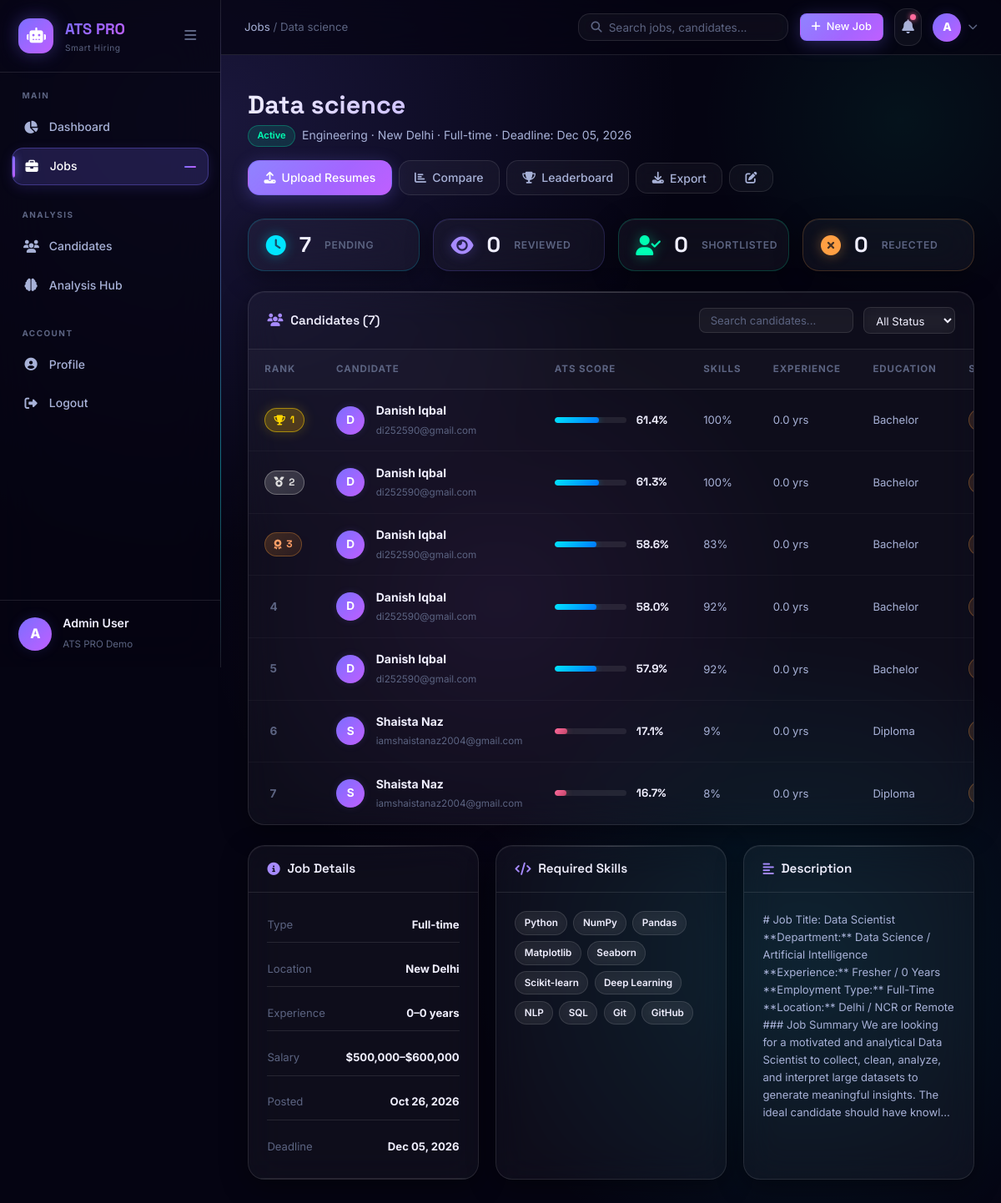
Screenshot of /jobs/4 (signed in) with the database file from the repository.
### app/models.py (models this page shows, shortened)
class User(UserMixin, db.Model):
    __tablename__ = "users"
    id = db.Column(db.Integer, primary_key=True)
    name = db.Column(db.String(150), nullable=False)
    email = db.Column(db.String(150), unique=True, nullable=False)
    password_hash = db.Column(db.String(256), nullable=False)
    role = db.Column(db.String(50), default="recruiter")  # admin, recruiter
    company = db.Column(db.String(200))
    created_at = db.Column(db.DateTime, default=datetime.utcnow)
    is_active = db.Column(db.Boolean, default=True)
    jobs = db.relationship("Job", backref="creator", lazy=True, cascade="all, delete-orphan")

class Job(db.Model):
    __tablename__ = "jobs"
    id = db.Column(db.Integer, primary_key=True)
    title = db.Column(db.String(200), nullable=False)
    department = db.Column(db.String(100))
    location = db.Column(db.String(100))
    job_type = db.Column(db.String(50), default="Full-time")  # Full-time, Part-time, Contract, Remote
    description = db.Column(db.Text, nullable=False)
    requirements = db.Column(db.Text)
    required_skills = db.Column(db.Text)       # comma-separated skills
    experience_min = db.Column(db.Integer, default=0)
    experience_max = db.Column(db.Integer, default=10)
    salary_min = db.Column(db.Integer)
    salary_max = db.Column(db.Integer)
    status = db.Column(db.String(50), default="active")  # active, closed, draft
    created_at = db.Column(db.DateTime, default=datetime.utcnow)
    updated_at = db.Column(db.DateTime, default=datetime.utcnow, onupdate=datetime.utcnow)
    deadline = db.Column(db.DateTime)
    user_id = db.Column(db.Integer, db.ForeignKey("users.id"), nullable=False)
    resumes = db.relationship("Resume", backref="job", lazy=True, cascade="all, delete-orphan")
    @property
    def skills_list(self):
        if self.required_skills:
            return [s.strip() for s in self.required_skills.split(",") if s.strip()]
        return []

class Resume(db.Model):
    __tablename__ = "resumes"
    id = db.Column(db.Integer, primary_key=True)
    candidate_name = db.Column(db.String(200))
    candidate_email = db.Column(db.String(200))
    candidate_phone = db.Column(db.String(50))
    filename = db.Column(db.String(300), nullable=False)
    original_filename = db.Column(db.String(300))
    file_path = db.Column(db.String(500))
    file_type = db.Column(db.String(10))
    raw_text = db.Column(db.Text)
    job_id = db.Column(db.Integer, db.ForeignKey("jobs.id"), nullable=False)
    status = db.Column(db.String(50), default="pending")  # pending, reviewed, shortlisted, rejected
    ats_score = db.Column(db.Float, default=0.0)
    skill_score = db.Column(db.Float, default=0.0)
    experience_score = db.Column(db.Float, default=0.0)
    education_score = db.Column(db.Float, default=0.0)
    keyword_score = db.Column(db.Float, default=0.0)
    matched_skills = db.Column(db.Text)          # JSON list
    missing_skills = db.Column(db.Text)         # JSON list
    extracted_skills = db.Column(db.Text)       # JSON list
    years_experience = db.Column(db.Float, default=0.0)
    education_level = db.Column(db.String(100))
    notes = db.Column(db.Text)
    uploaded_at = db.Column(db.DateTime, default=datetime.utcnow)
    analyzed_at = db.Column(db.DateTime)

### app/routes/jobs.py (the view)
@jobs_bp.route("/<int:job_id>")
@login_required
def job_detail(job_id):
    job = Job.query.filter_by(id=job_id, user_id=current_user.id).first_or_404()
    resumes = Resume.query.filter_by(job_id=job_id).order_by(Resume.ats_score.desc()).all()
    status_counts = {
        "pending": sum(1 for r in resumes if r.status == "pending"),
        "reviewed": sum(1 for r in resumes if r.status == "reviewed"),
        "shortlisted": sum(1 for r in resumes if r.status == "shortlisted"),
        "rejected": sum(1 for r in resumes if r.status == "rejected"),
    }
    return render_template("jobs/detail.html", job=job, resumes=resumes, status_counts=status_counts)

### app/models.py (called while the page is built)
@login_manager.user_loader
def load_user(user_id):
    return User.query.get(int(user_id))

### templates/jobs/detail.html (shortened to what this page needs)
{% extends "base.html" %}
{% block breadcrumb %}
<a href="{{ url_for('jobs.list_jobs') }}">Jobs</a> / <span>{{ job.title }}</span>
{% endblock %}
{% block content %}
<div class="page-header">
  <div>
    <h1 class="page-title">{{ job.title }}</h1>
    <p class="page-subtitle">
      <span class="badge {% if job.status == 'active' %}badge-success{% elif job.status == 'closed' %}badge-danger{% else %}badge-warning{% endif %}">{{ job.status.title() }}</span>
      &nbsp;{{ job.department or 'General' }} · {{ job.location or 'Remote' }} · {{ job.job_type }}
      {% if job.deadline %} · Deadline: {{ job.deadline.strftime('%b %d, %Y') }}{% endif %}
    </p>
  </div>
  <div class="header-actions">
    <a href="{{ url_for('resumes.upload', job_id=job.id) }}" class="btn btn-primary">
      <i class="fas fa-upload"></i> Upload Resumes
    </a>
    <a href="{{ url_for('analysis.compare', job_id=job.id) }}" class="btn btn-ghost">
      <i class="fas fa-chart-bar"></i> Compare
    </a>
    <a href="{{ url_for('analysis.leaderboard', job_id=job.id) }}" class="btn btn-ghost">
      <i class="fas fa-trophy"></i> Leaderboard
    </a>
    <div class="dropdown">
      <button class="btn btn-ghost btn-icon" id="exportBtn"><i class="fas fa-download"></i> Export</button>
    </div>
    <a href="{{ url_for('jobs.edit_job', job_id=job.id) }}" class="btn btn-ghost"><i class="fas fa-edit"></i></a>
  </div>
</div>
<div class="status-cards">
  {% set statuses = [('pending','fa-clock','kpi-blue'), ('reviewed','fa-eye','kpi-purple'),
                     ('shortlisted','fa-user-check','kpi-green'), ('rejected','fa-times-circle','kpi-orange')] %}
  {% for s, icon, cls in statuses %}
  <div class="status-mini-card {{ cls }}">
    <i class="fas {{ icon }}"></i>
    <span class="status-count">{{ status_counts[s] }}</span>
    <span class="status-label">{{ s.title() }}</span>
  </div>
  {% endfor %}
</div>
<div class="job-detail-grid">
  <div class="card candidates-card">
    <div class="card-header">
      <h3><i class="fas fa-users"></i> Candidates ({{ resumes|length }})</h3>
      <div class="table-controls">
        <input type="text" id="candidateSearch" placeholder="Search candidates..." class="table-search"/>
        <select id="statusFilter" class="select-sm">
          <option value="">All Status</option>
        </select>
      </div>
    </div>
    {% if resumes %}
    <div class="table-wrapper">
      <table class="data-table" id="candidatesTable">
        <thead>
          <tr>
            <th>Rank</th>
            <th>Candidate</th>
            <th>ATS Score</th>
            <th>Skills</th>
            <th>Experience</th>
            <th>Education</th>
            <th>Status</th>
          </tr>
        </thead>
        <tbody>
          {% for resume in resumes %}
          <tr data-status="{{ resume.status }}" data-name="{{ resume.candidate_name|lower }}">
            <td>
              {% if loop.index == 1 %}<span class="rank-badge rank-gold"><i class="fas fa-trophy"></i> 1</span>
              {% elif loop.index == 2 %}<span class="rank-badge rank-silver"><i class="fas fa-medal"></i> 2</span>
              {% elif loop.index == 3 %}<span class="rank-badge rank-bronze"><i class="fas fa-award"></i> 3</span>
              {% else %}<span class="rank-num">{{ loop.index }}</span>{% endif %}
            </td>
            <td>
              <div class="candidate-cell">
                <div class="candidate-avatar-sm">{{ (resume.candidate_name or 'U')[0].upper() }}</div>
                <div>
                  <strong>{{ resume.candidate_name or 'Unknown' }}</strong>
                  <small class="text-muted">{{ resume.candidate_email or 'No email' }}</small>
                </div>
              </div>
            </td>
            <td>
              <div class="score-bar-cell">
                <div class="score-bar-track">
                  <div class="score-bar-fill {% if resume.ats_score >= 75 %}fill-green{% elif resume.ats_score >= 50 %}fill-blue{% elif resume.ats_score >= 25 %}fill-orange{% else %}fill-red{% endif %}"
                       style="width: {{ resume.ats_score }}%"></div>
                </div>
                <span class="score-text">{{ resume.ats_score|round(1) }}%</span>
              </div>
            </td>
            <td><span class="text-sm">{{ resume.skill_score|round(0)|int }}%</span></td>
            <td><span class="text-sm">{{ resume.years_experience|round(1) }} yrs</span></td>
            <td><span class="text-sm">{{ resume.education_level or '—' }}</span></td>
            <td>
              <span class="badge
                {% if resume.status == 'shortlisted' %}badge-success
                {% elif resume.status == 'rejected' %}badge-danger
                {% elif resume.status == 'reviewed' %}badge-info
                {% else %}badge-warning{% endif %}">
              </span>
            </td>
          </tr>
          {% endfor %}
        </tbody>
      </table>
    </div>
    {% endif %}
  </div>
  <div class="job-info-sidebar">
    <div class="card">
      <div class="card-header"><h3><i class="fas fa-info-circle"></i> Job Details</h3></div>
      <div class="detail-list">
        <div class="detail-row"><span>Type</span><strong>{{ job.job_type }}</strong></div>
        <div class="detail-row"><span>Location</span><strong>{{ job.location or 'N/A' }}</strong></div>
        <div class="detail-row"><span>Experience</span><strong>{{ job.experience_min }}–{{ job.experience_max }} years</strong></div>
        {% if job.salary_min and job.salary_max %}
        <div class="detail-row"><span>Salary</span><strong>${{ "{:,}".format(job.salary_min) }}–${{ "{:,}".format(job.salary_max) }}</strong></div>
        {% endif %}
        <div class="detail-row"><span>Posted</span><strong>{{ job.created_at.strftime('%b %d, %Y') }}</strong></div>
        {% if job.deadline %}
        <div class="detail-row"><span>Deadline</span><strong>{{ job.deadline.strftime('%b %d, %Y') }}</strong></div>
        {% endif %}
      </div>
    </div>
    {% if job.skills_list %}
    <div class="card">
      <div class="card-header"><h3><i class="fas fa-code"></i> Required Skills</h3></div>
      <div class="card-body">
        <div class="skill-tags">
          {% for skill in job.skills_list %}
          <span class="skill-tag">{{ skill }}</span>
          {% endfor %}
        </div>
      </div>
    </div>
    {% endif %}
    <div class="card">
      <div class="card-header"><h3><i class="fas fa-align-left"></i> Description</h3></div>
      <div class="card-body text-sm">{{ job.description[:400] }}{% if job.description|length > 400 %}…{% endif %}</div>
    </div>
  </div>
</div>
{% endblock %}

### templates/base.html (shortened to what this page needs)
<!DOCTYPE html>
<html lang="en">
<head>
  <link rel="stylesheet" href="https://cdnjs.cloudflare.com/ajax/libs/font-awesome/6.5.0/css/all.min.css"/>
  <link rel="stylesheet" href="{{ url_for('static', filename='css/style.css') }}"/>
</head>
<body>
{% if current_user.is_authenticated %}
<aside class="sidebar" id="sidebar">
  <div class="sidebar-header">
    <div class="logo">
      <div class="logo-icon"><i class="fas fa-robot"></i></div>
      <div class="logo-text">
        <span class="logo-name">ATS PRO</span>
        <span class="logo-tagline">Smart Hiring</span>
      </div>
    </div>
    <button class="sidebar-toggle" id="sidebarToggle" aria-label="Toggle sidebar">
      <i class="fas fa-bars"></i>
    </button>
  </div>
  <nav class="sidebar-nav">
    <div class="nav-section">
      <span class="nav-label">MAIN</span>
      <a href="{{ url_for('dashboard.index') }}" class="nav-item {% if request.endpoint == 'dashboard.index' %}active{% endif %}">
        <i class="fas fa-chart-pie"></i><span>Dashboard</span>
      </a>
      <a href="{{ url_for('jobs.list_jobs') }}" class="nav-item {% if 'jobs' in request.endpoint %}active{% endif %}">
        <i class="fas fa-briefcase"></i><span>Jobs</span>
        <span class="nav-badge" id="sidebarJobCount"></span>
      </a>
    </div>
    <div class="nav-section">
      <span class="nav-label">ANALYSIS</span>
      <a href="{{ url_for('resumes.list_resumes') }}" class="nav-item {% if 'resumes' in request.endpoint %}active{% endif %}">
        <i class="fas fa-users"></i><span>Candidates</span>
      </a>
      <a href="{{ url_for('analysis.index') }}" class="nav-item {% if 'analysis' in request.endpoint %}active{% endif %}">
        <i class="fas fa-brain"></i><span>Analysis Hub</span>
      </a>
    </div>
    <div class="nav-section">
      <span class="nav-label">ACCOUNT</span>
      <a href="{{ url_for('auth.profile') }}" class="nav-item {% if request.endpoint == 'auth.profile' %}active{% endif %}">
        <i class="fas fa-user-circle"></i><span>Profile</span>
      </a>
      <a href="{{ url_for('auth.logout') }}" class="nav-item logout-item">
        <i class="fas fa-sign-out-alt"></i><span>Logout</span>
      </a>
    </div>
  </nav>
  <div class="sidebar-footer">
    <div class="user-info">
      <div class="user-avatar">{{ current_user.name[0].upper() }}</div>
      <div class="user-details">
        <span class="user-name">{{ current_user.name }}</span>
        <span class="user-role">{{ current_user.company or 'Recruiter' }}</span>
      </div>
    </div>
  </div>
</aside>
<div class="main-layout" id="mainLayout">
  <header class="topbar">
    <div class="topbar-left">
      <div class="breadcrumb">{% block breadcrumb %}{% endblock %}</div>
    </div>
    <div class="topbar-right">
      <div class="topbar-search">
        <i class="fas fa-search"></i>
        <input type="text" placeholder="Search jobs, candidates..." id="globalSearch"/>
      </div>
      <a href="{{ url_for('jobs.create_job') }}" class="btn btn-primary btn-sm">
        <i class="fas fa-plus"></i> New Job
      </a>
      <div class="notif-bell" title="Notifications">
        <i class="fas fa-bell"></i>
        <span class="notif-dot"></span>
      </div>
      <div class="user-menu" id="userMenuBtn">
        <div class="user-avatar-sm">{{ current_user.name[0].upper() }}</div>
        <i class="fas fa-chevron-down"></i>
      </div>
    </div>
  </header>
  <div class="flash-container">
  </div>
  <main class="page-content">
    {% block content %}{% endblock %}
  </main>
</div>
{% endif %}
</body>
</html>

### rows the page displays
User: name "A", name "Admin User", company "ATS PRO Demo", is_active True (drawn)
Job: title "Data science", status "Active", department "Engineering", location "New Delhi", job_type "Full-time", deadline "Dec 05, 2026", experience_min "0", experience_max "0", salary_min "500,000", salary_max "600,000", created_at "Oct 26, 2026", description "# Job Title: Data Scientist **Department:** Data Science / Artificial Intelligence **Experience:** Fresher / 0 Years **Employment Type:** Full-Time **Location:** Delhi / NCR or Remote ### Job Summary We are looking for a motivated and analytical Data Scientist to collect, clean, analyze, and interpret large datasets to generate meaningful insights. The ideal candidate should have knowl"
Resume: shows "1", candidate_name "D", candidate_name "Danish Iqbal", candidate_email "di252590@gmail.com", ats_score "61.4", skill_score "100", years_experience "0.0", education_level "Bachelor"
Resume: shows "2", candidate_name "D", candidate_name "Danish Iqbal", candidate_email "di252590@gmail.com", ats_score "61.3", skill_score "100", years_experience "0.0", education_level "Bachelor"
Resume: shows "3", candidate_name "D", candidate_name "Danish Iqbal", candidate_email "di252590@gmail.com", ats_score "58.6", skill_score "83", years_experience "0.0", education_level "Bachelor"
Resume: candidate_name "D", candidate_name "Danish Iqbal", candidate_email "di252590@gmail.com", ats_score "58.0", skill_score "92", years_experience "0.0", education_level "Bachelor"
Resume: candidate_name "D", candidate_name "Danish Iqbal", candidate_email "di252590@gmail.com", ats_score "57.9", skill_score "92", years_experience "0.0", education_level "Bachelor"
Resume: candidate_name "S", candidate_name "Shaista Naz", candidate_email "iamshaistanaz2004@gmail.com", ats_score "17.1", skill_score "9", years_experience "0.0", education_level "Diploma"
Resume: candidate_name "S", candidate_name "Shaista Naz", candidate_email "iamshaistanaz2004@gmail.com", ats_score "16.7", skill_score "8", years_experience "0.0", education_level "Diploma"

### other values shown
{{ status_counts[s] }} "7" "0" "0" "0"
{{ s.title() }} "PENDING" "REVIEWED" "SHORTLISTED" "REJECTED"
{{ resumes|length }} "7"
{{ skill }} "Python" "NumPy" "Pandas" "Matplotlib" "Seaborn" "Scikit-learn" "Deep Learning" "NLP" "SQL" "Git" "GitHub"
